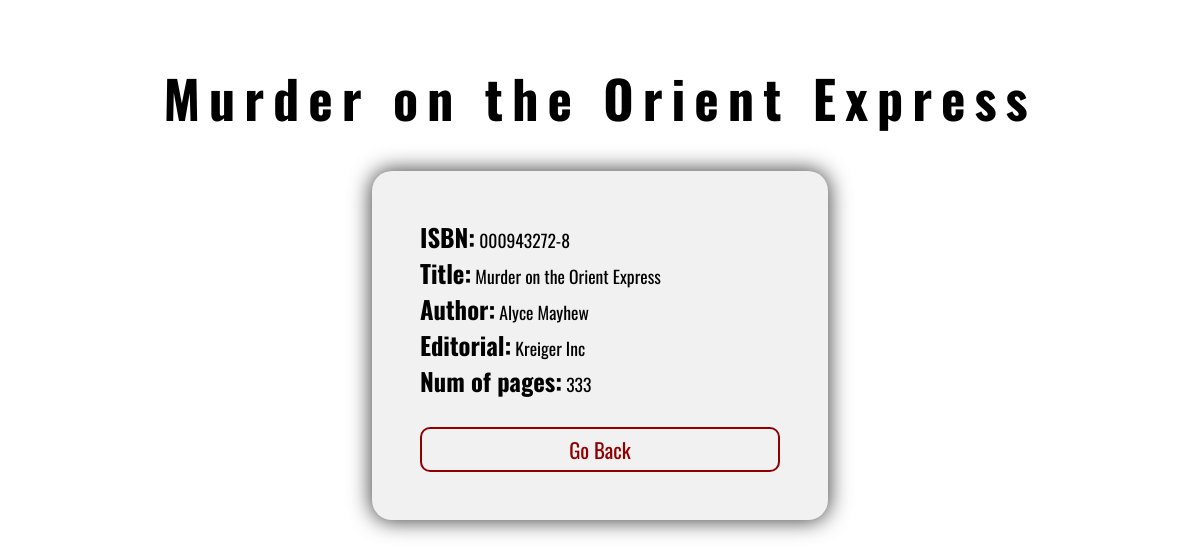
Page /index.php?op=show&id=566 on the committed database.
### tables this page shows
create table books_data (
    id INT AUTO_INCREMENT PRIMARY KEY,
    isbn VARCHAR(50),
	title VARCHAR(50),
	author VARCHAR(50),
	editorial VARCHAR(50),
	pages INT
);

### index.php (called while the page is built)
<?php
require_once 'controller/BooksController.php';
$controller = new BooksController();
$controller->handleRequest();

### model/Database.php (called while the page is built, shortened)
<?php
class Database
{
    private static $dbName = 'books_database';
    private static $dbHost = 'localhost';
    private static $dbUsername = 'root';
    private static $dbUserPassword = '';
    private static $conn = null;
    public static function connect()
    {
        if (null == self::$conn) {
            try {
                self::$conn = new PDO("mysql:host=" . self::$dbHost . ";" . "dbname=" . self::$dbName, self::$dbUsername, self::$dbUserPassword);
            } catch (PDOException $e) {
                die($e->getMessage());
            }
        }
        return self::$conn;
    }
    public static function disconnect()
    {
        self::$conn = null;
    }
}
?>

### model/BooksGateway.php (called while the page is built, shortened)
<?php
require_once 'Database.php';
class BooksGateway extends Database
{
    public function selectById($id)
    {
        $pdo = Database::connect();
        $sql = $pdo->prepare("SELECT * FROM books_data WHERE id = ?");
        $sql->bindValue(1, $id);
        $sql->execute();
        $result = $sql->fetch(PDO::FETCH_OBJ);
        return $result;
    }
}
?>

### model/BooksService.php (called while the page is built, shortened)
<?php
require_once 'BooksGateway.php';
require_once 'Database.php';
class BooksService extends BooksGateway
{
    private $booksGateway = null;
    public function __construct()
    {
        $this->booksGateway = new BooksGateway();
    }
    public function getBook($id)
    {
        try {
            $result = $this->booksGateway->selectById($id);
            return $result;
        } catch (Exception $e) {
            self::disconnect();
            throw $e;
        }
        return $this->booksGateway->selectById($id);
    }
}
?>

### view/book.php (the view, shortened to what this page needs)
<!DOCTYPE html>
<html>
<head>
    <link rel="stylesheet" href="/view/style.css">
</head>
<body>
<h1><?php echo $book->title; ?></h1>
<div class="container-show">
<div>
    <span class="label">ISBN:</span>
    <?php echo $book->isbn; ?>
</div>
<div>
    <span class="label">Title:</span>
    <?php echo $book->title; ?>
</div>
<div>
    <span class="label">Author:</span>
    <?php echo $book->author; ?>
</div>
<div>
    <span class="label">Editorial:</span>
    <?php echo $book->editorial; ?>
</div>
<div>
    <span class="label">Num of pages:</span>
    <?php echo $book->pages; ?>
</div>
    <div id="goback">
<a href="index.php">Go Back</>
    </div>
</div>
</body>
</html>

### view/style.css (style rules this page uses)
* { font-family: 'Oswald', sans-serif; background-color: white; color: black; }
h1 { text-align: center; padding-top: 1.5rem; font-size: 52px; color: black; letter-spacing: 9px; }
a, a:hover, a:active, a:visited { color: black; text-decoration: none; }
.container-show { margin: auto; padding: 3rem; justify-content: center; background-color: #f1f1f1; width: 30vw; border-radius: 20px; box-shadow: 0px 0px 21px 1px rgba(0, 0, 0, 0.76); max-width: 25rem; }
.container-show .label, .container-show div { background-color: #f1f1f1; }
.container-show .label { font-size: 1.4em; font-weight: bold; }
.container-show div { font-size: 1.1em; }
.container-show a { color: #900000; background-color: #f1f1f1; width: 20rem; }
.container-show #goback { margin-top: 1.8rem; text-align: center; color: #900000; border: 2px solid #900000; border-radius: 10px; cursor: pointer; font-size: 1.3rem; padding: 5px; }

### rows in the picture
books_data: title "Murder on the Orient Express", isbn "000943272-8", author "Alyce Mayhew", editorial "Kreiger Inc", pages "333"
